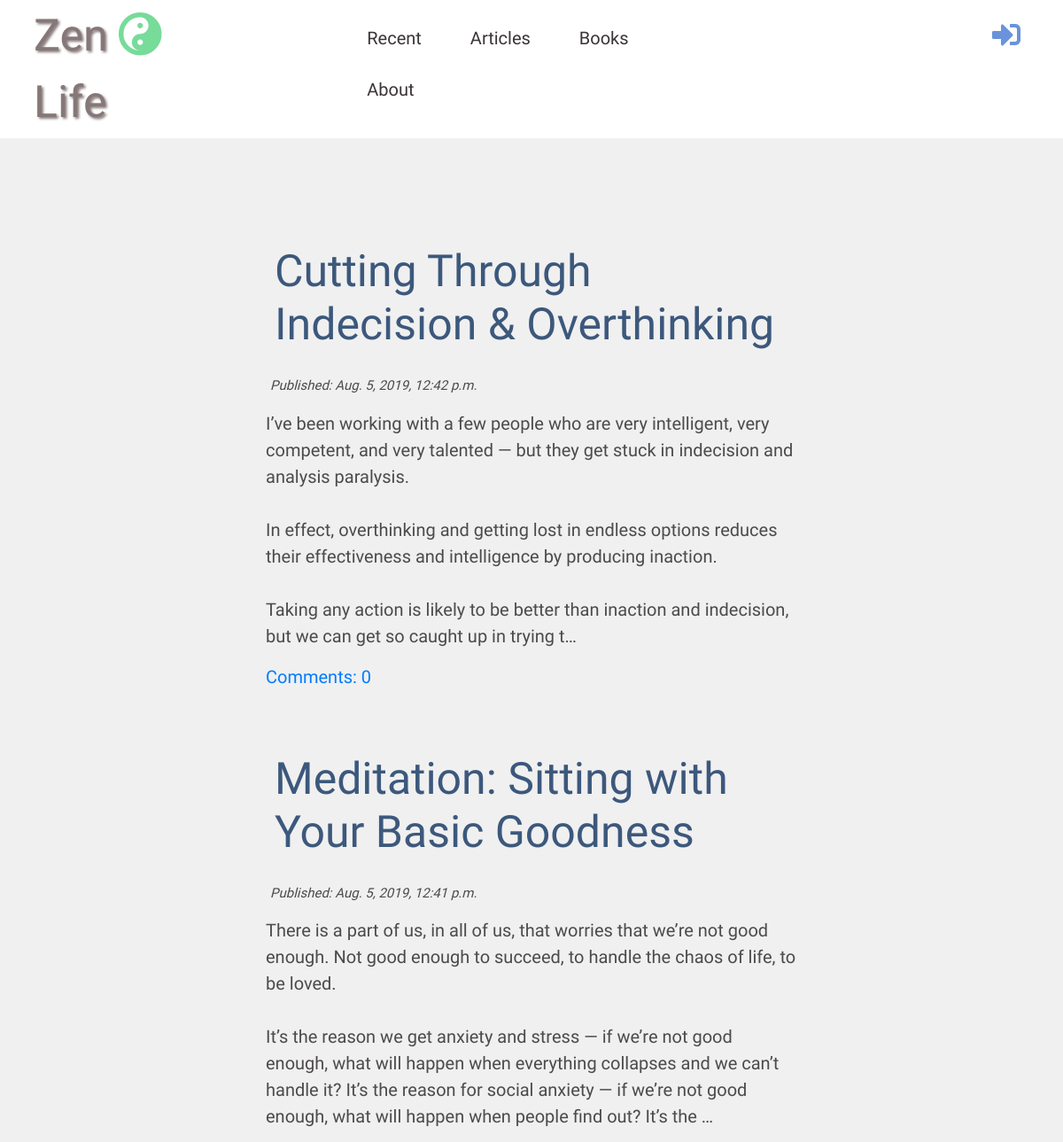
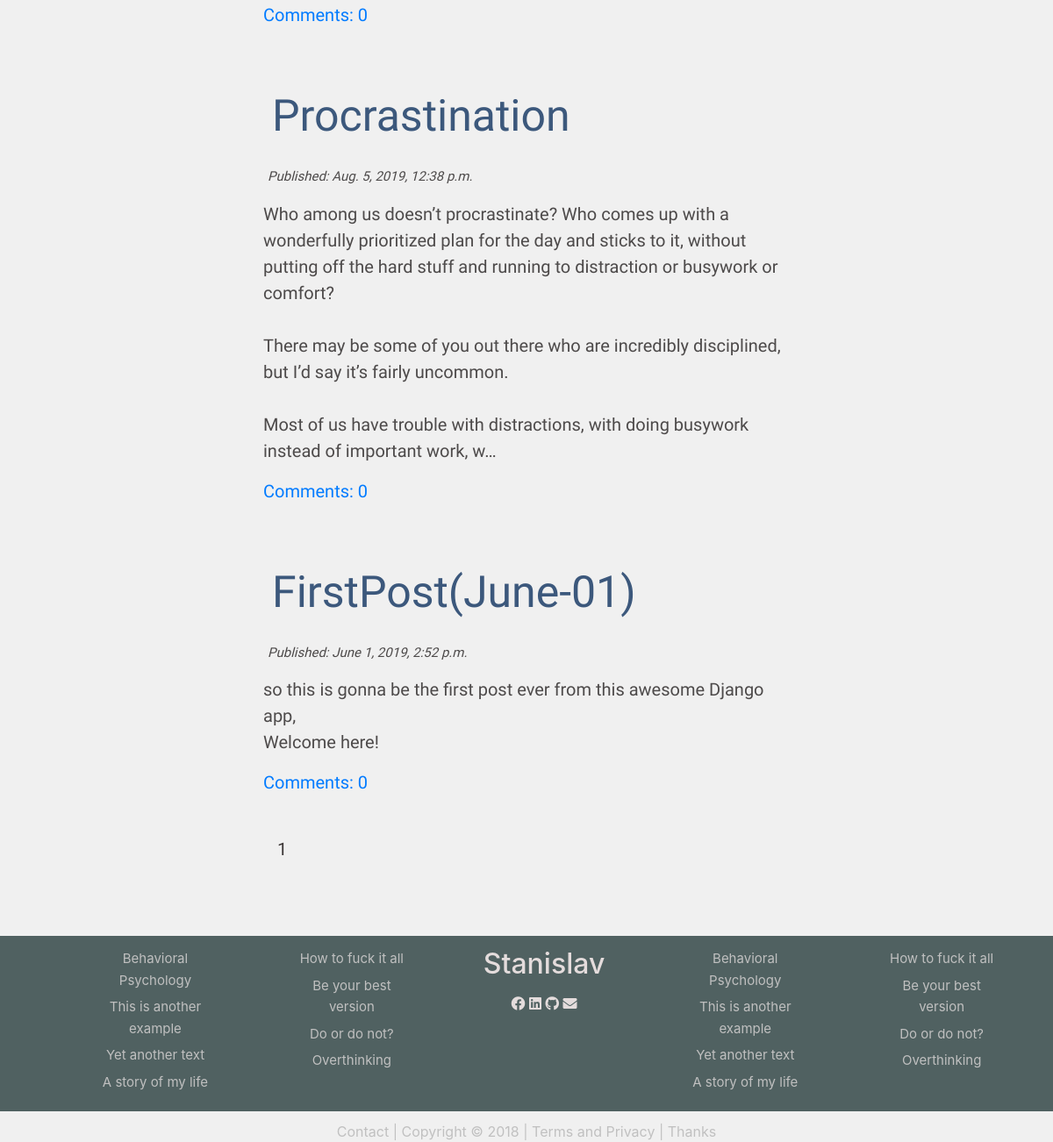
/, run on an earlier commit of the app's database (2 pictures, top to bottom).
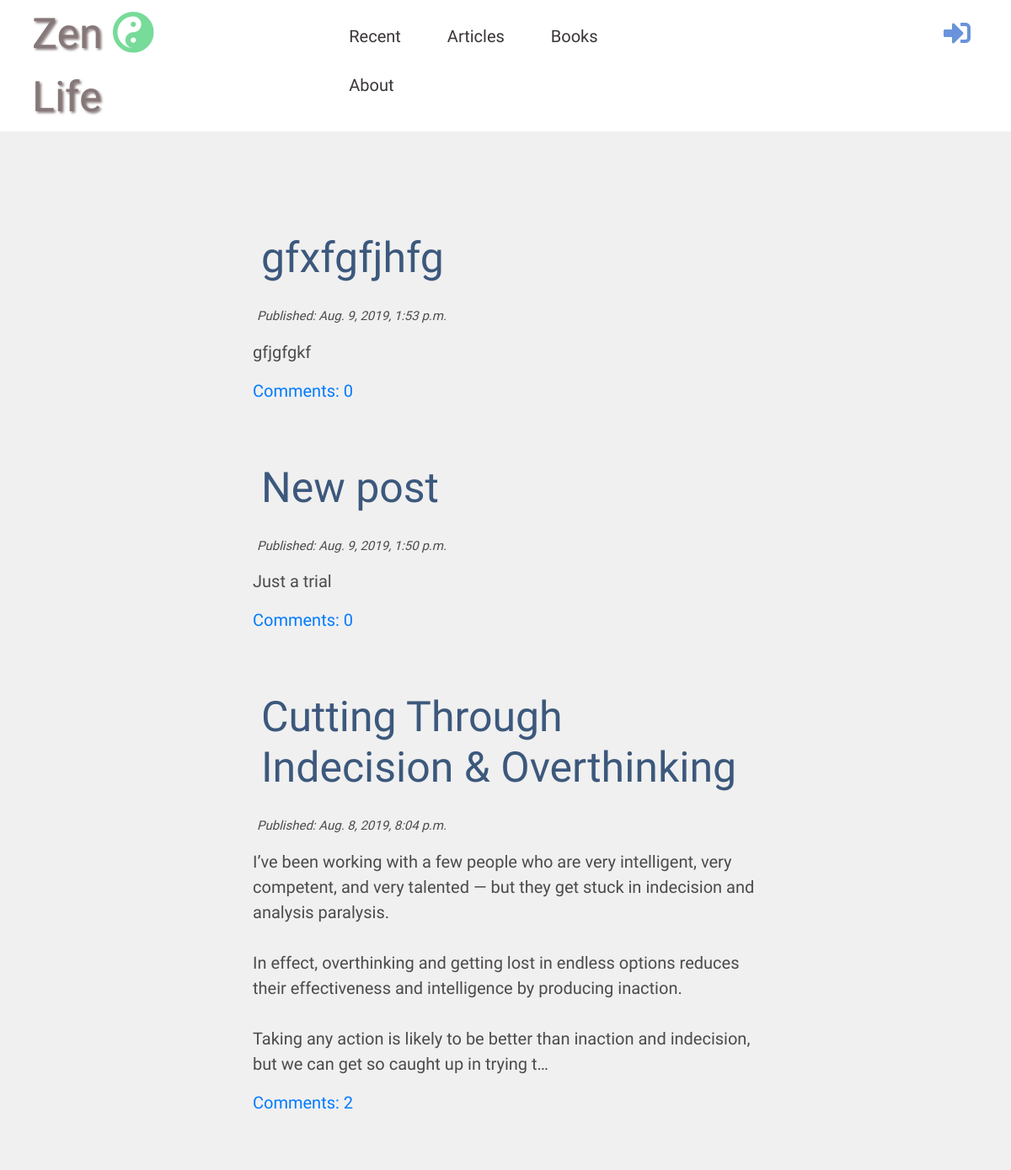
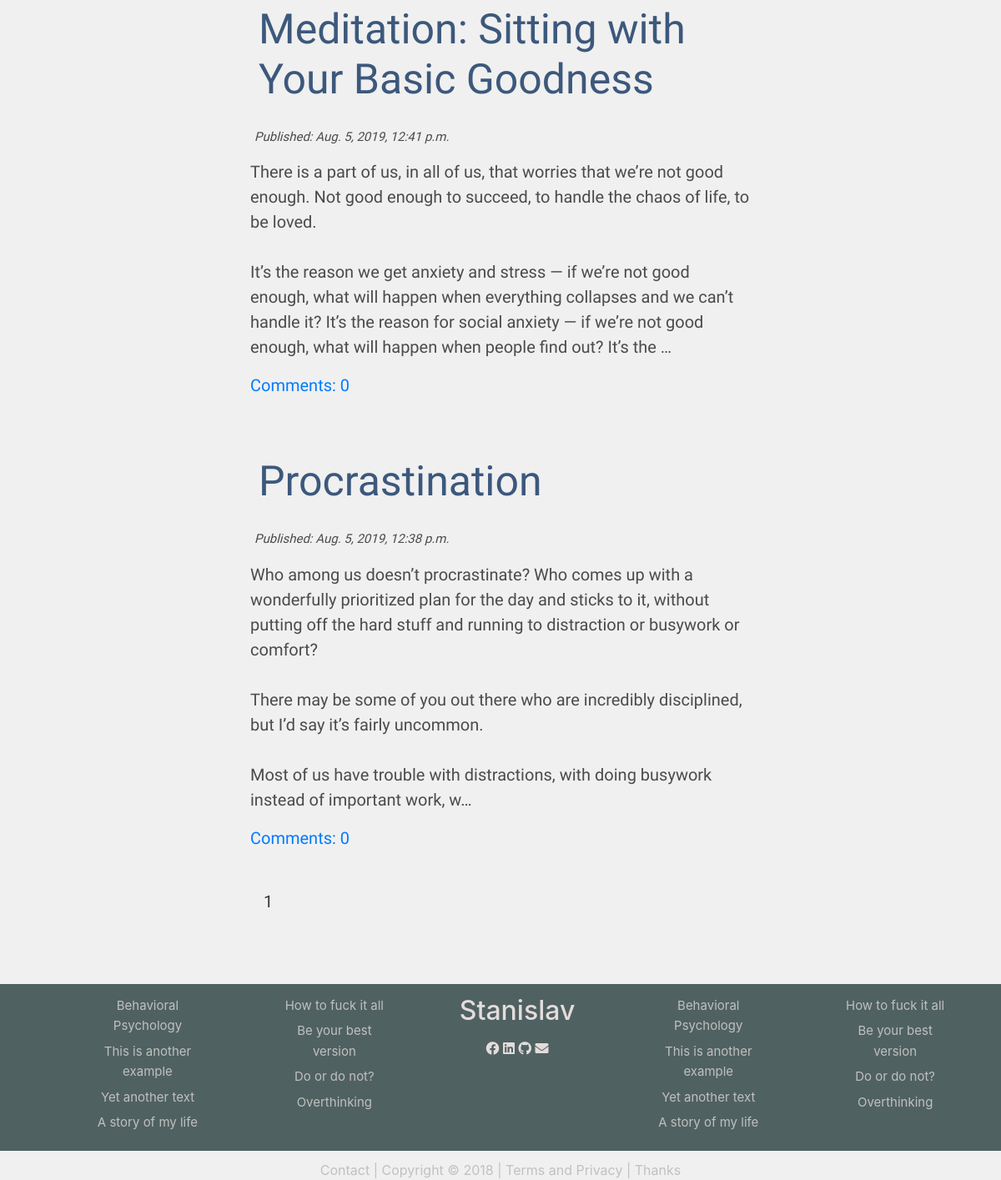
And on a later commit of the database (2 pictures, top to bottom).
### blogApp/models.py (models this page shows, shortened)
class Post(models.Model):
    author = models.ForeignKey('auth.User', on_delete=models.CASCADE)
    title = models.CharField(max_length=250)
    text = models.TextField()
    created_date = models.DateTimeField(default=timezone.now)
    published_date = models.DateTimeField(default=None)
    def approved_comments(self):
        return self.comments.filter(approved=True)

### blogApp/views.py (the view)
# urls.py: path('', views.post_list, name = 'post_list'),
def post_list(request):    #templates/blogApp/post_list.html but tempaltes is automatic
    all_posts = Post.objects.filter(published_date__lte=timezone.now()).order_by('-published_date')
    paginator = Paginator(all_posts, 6)
    page = request.GET.get('page')
    posts = paginator.get_page(page)
    page_range = []
    for i in range(posts.number-3, posts.number+4):
        if i >= 1 and i<= posts.paginator.num_pages:
            page_range.append(i)
    stuff_for_frontend = {'posts': posts, 'page_range':page_range}
    return render(request, 'blogApp/post_list.html', stuff_for_frontend)

### blogApp/templates/blogApp/post_list.html (shortened to what this page needs)
{% extends "blogApp/base.html" %}
{% block content %}
    {% for post in posts %}
    <div class="post-div">
        <h2><a href="{% url 'post_detail' pk=post.pk %}">{{ post.title }}</a></h3>
        <p class="time">Published: {{ post.published_date }}</p>
        <p>{{ post.text|truncatechars:400|linebreaksbr }}</p>
        <a href="{% url 'post_detail' pk=post.pk %}">Comments: {{ post.approved_comments.count }}</a>
    </div>
    {% endfor %}
    <div class="pagination">
        {% for i in page_range %}
            <a href="?page={{ i }}"> {{ i }} </a>
        {% endfor %}
    </div>
{% endblock  %}

### blogApp/templates/blogApp/base.html (shortened to what this page needs)
{% load staticfiles %}
<!DOCTYPE html>
<html>
<head>
    <link rel="stylesheet" href="https://stackpath.bootstrapcdn.com/bootstrap/4.3.1/css/bootstrap.min.css">
    <link rel="stylesheet" href="https://use.fontawesome.com/releases/v5.9.0/css/all.css">
    <link rel="stylesheet" href="https://use.fontawesome.com/releases/v5.9.0/css/v4-shims.css">
    <link rel="stylesheet" href=" {% static 'css/blogApp.css' %} ">
    <link rel="stylesheet" href=" {% static 'css/zenburn.css' %} ">
</head>
<body>
    <div class="nav-wrapper">
        <div class="nav-div">
            <div class="logo">
                <a href=" {% url 'post_list' %} ">Zen <i class="fas fa-yin-yang"></i> Life</a>
            </div>
            <ul>
                <li><a href=" {% url 'post_list' %}">Recent</a></li>
                <li><a href=" {% url 'articles' %} ">Articles</a></li>
                <li><a href=" {% url 'books' %} ">Books</a></li>
                <li><a href=" {% url 'about' %} ">About</a></li>
            </ul>
            <div class="nav-login">
                {% if user.is_authenticated %}
                    <a href=" {% url 'post_new' %} "><i class="fas fa-plus fa-2x"></i></a>
                    <a href="{% url 'post_draft' %}"><i class="fab fa-firstdraft fa-2x"></i></a>
                    <p> {{ user.username|truncatechars:10 }} <small>( <a href="{% url 'logout' %}?next={% url 'post_list' %}">Logout</a> )</small></p>
                {% else %}
                    <a href="{% url 'login' %}" class="nav-else"><i class="fas fa-sign-in-alt fa-2x"></i></a>
                {% endif %}
            </div>
        </div>
    </div>
    <div class="content-wrapper">
        <div class="content-div col-md-6">
            {% block content %}
            {% endblock %}
        </div>
    </div>
    <div class="footer-wrapper">
        <div class="footer-div">
            <ul>
                <li><a href="">Behavioral Psychology</a></li>
                <li><a href="">This is another example</a></li>
                <li><a href="">Yet another text</a></li>
                <li><a href="">A story of my life</a></li>
            </ul>
            <ul>
                <li><a href="">How to fuck it all</a></li>
                <li><a href="">Be your best version</a></li>
                <li><a href="">Do or do not?</a></li>
                <li><a href="">Overthinking</a></li>
            </ul>
            <ul>
                <li><h2>Stanislav</h2></li>
                <li>
                    <i class="fab fa-facebook"></i>
                    <i class="fab fa-linkedin"></i>
                    <i class="fab fa-github"></i>
                    <i class="fas fa-envelope"></i>
                </li>
            </ul>
            <ul>
                <li><a href="">Behavioral Psychology</a></li>
                <li><a href="">This is another example</a></li>
                <li><a href="">Yet another text</a></li>
                <li><a href="">A story of my life</a></li>
            </ul>
            <ul>
                <li><a href="">How to fuck it all</a></li>
                <li><a href="">Be your best version</a></li>
                <li><a href="">Do or do not?</a></li>
                <li><a href="">Overthinking</a></li>
            </ul>
        </div>
        <p>Contact | Copyright © 2018 | Terms and Privacy | Thanks</p>
    </div>
</body>
</html>

### blogApp/static/css/blogApp.css (style rules this page uses)
html, body { margin: 0px; padding: 0px; min-height: 100%; height: 100%; }
body { background-color: rgb(240, 240, 240); }
.nav-wrapper { background-color: white; width: 100%; padding: 3px; }
.nav-div { display: flex; margin: 0px 35px; }
.nav-div ul { list-style: none; padding-right: 100px; }
.nav-div ul li { float: left; }
.nav-div ul li a { display: block; text-decoration: none; padding: 25px 25px 3px 25px; padding-right: 30px; font-size: 20px; font-family: 'Roboto Condensed', sans-serif; color: rgb(59, 53, 53); }
.logo a { color: rgb(105, 87, 87); font-size: 50px; padding-right: 100px; text-decoration: none; font-family: 'Barriecito', cursive; text-shadow: 2px 2px 3px rgb(105, 87, 87); opacity: 0.8; }
.logo a i { color: rgb(86, 211, 128); text-shadow: none; }
.nav-login a i { color: rgb(106, 147, 219); padding: 20px 10px; }
.nav-else { padding-left: 200px; }
.content-wrapper { text-align: center; margin-bottom: 40px; margin-top: 60px; }
.content-div { display: inline-block; text-align: left; padding: 20px 0px; font-family: 'Quicksand', sans-serif; font-size: 20px; }
.footer-wrapper { background-color: rgb(80, 97, 97); width: 100%; height: 200px; }
.footer-wrapper p { text-align: center; color: silver; }
.footer-div { color: rgb(228, 220, 220); margin: 20px 40px; display: flex; text-align: center; }
.footer-div ul { flex-flow: column; list-style: none; margin: 10px 20px; }
.footer-div ul li { padding: 3px; }
.footer-div ul li a { color: silver; text-decoration: none; font-size: 15px; }
.post-div { padding: 30px 0px; }
.post-div h2 { padding: 10px 20px 20px 10px; font-family: 'Indie Flower', cursive; font-size: 50px; color: rgb(60, 88, 124); }
.post-div h2 a { text-decoration: none; font: bold; color: rgb(60, 88, 124); }
.post-div p { color: rgb(77, 74, 74); }
.time { margin-left: 5px !important; font-style: italic; font-size: 15px; }
.pagination { display: inline-block; }
.pagination a { padding: 0.8em; float: left; text-decoration: none; color: rgb(59, 53, 53); }

What changed in the data, as far as the page shows it:
removed Post: title "FirstPost(June-01)", published_date "June 1, 2019, 2:52 p.m.", text "so this is gonna be the first post ever from this awesome Django app, Welcome here!", approved_comments.count "0"
added Post: title "gfxfgfjhfg", published_date "Aug. 9, 2019, 1:53 p.m.", text "gfjgfgkf", approved_comments.count "0"
added Post: title "New post", published_date "Aug. 9, 2019, 1:50 p.m.", text "Just a trial", approved_comments.count "0"
changed Post "Cutting Through Indecision & Overthinking": published_date "Aug. 5, 2019, 12:42 p.m." → "Aug. 8, 2019, 8:04 p.m."; approved_comments.count "0" → "2"
